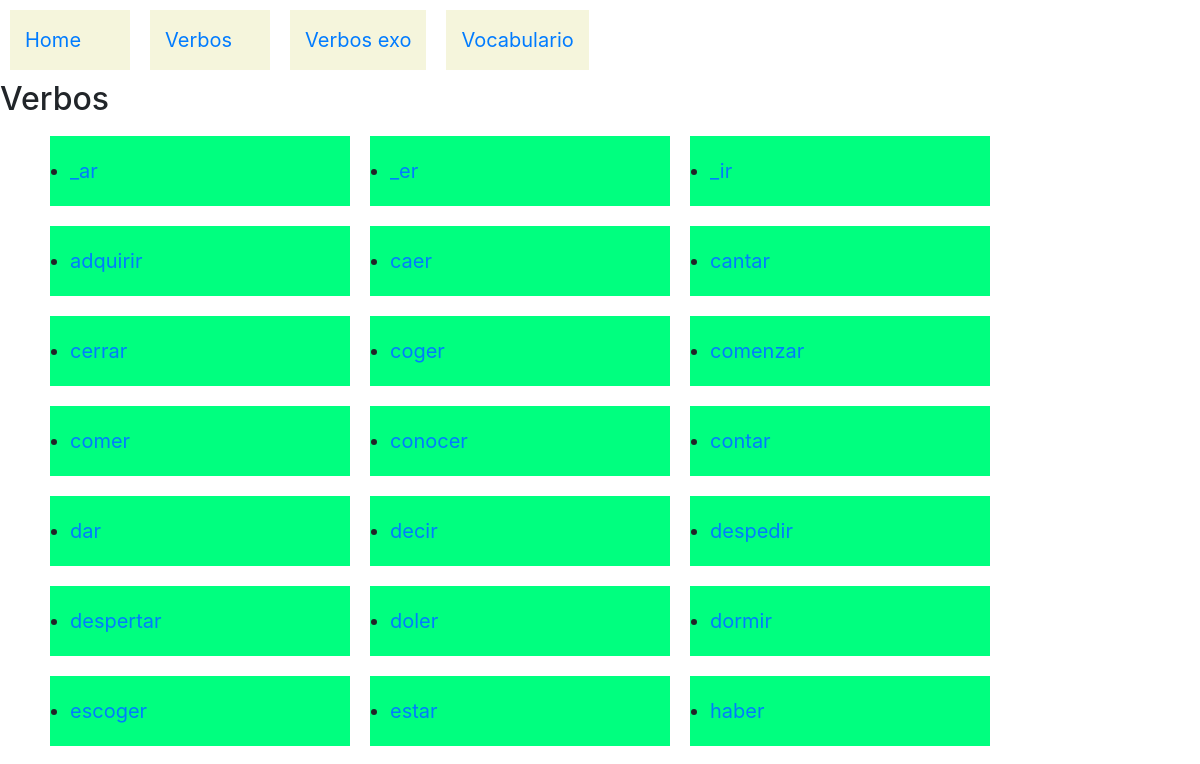
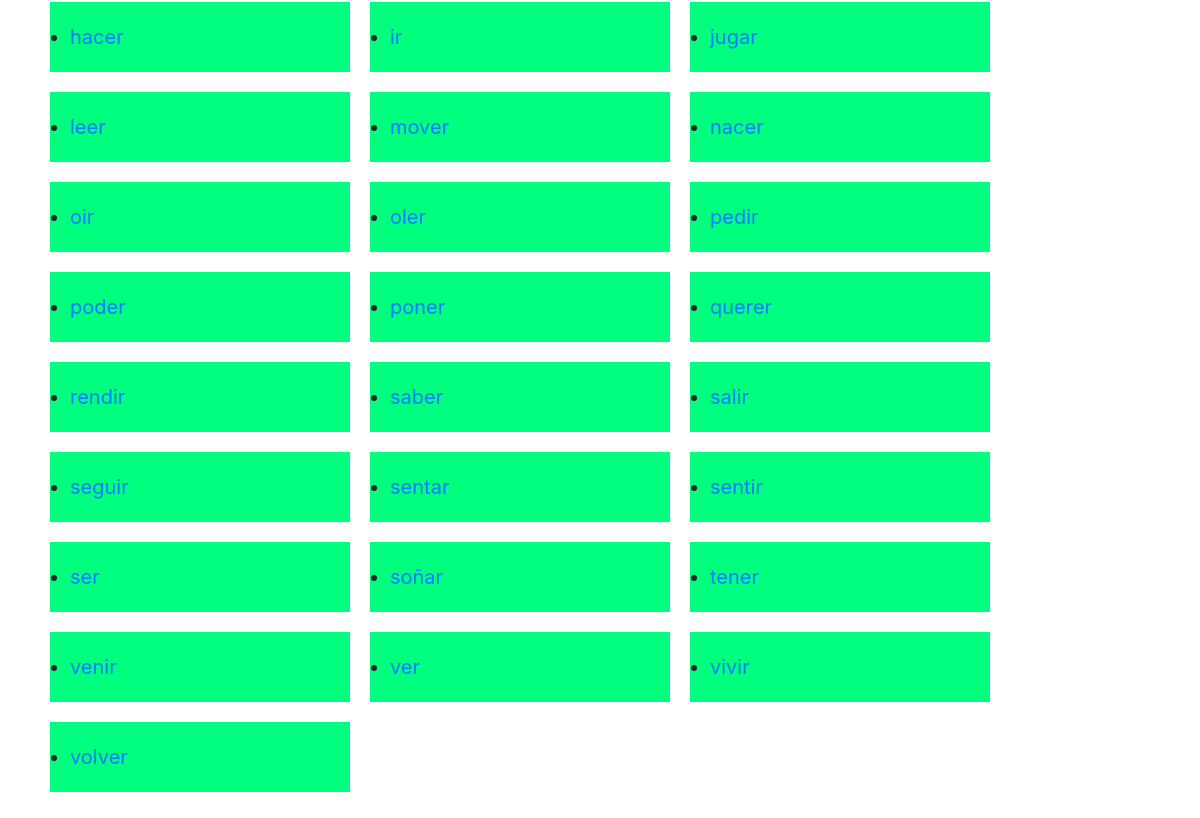
Page /verbos/verbos/ on the earlier database version (2 pictures, top to bottom).
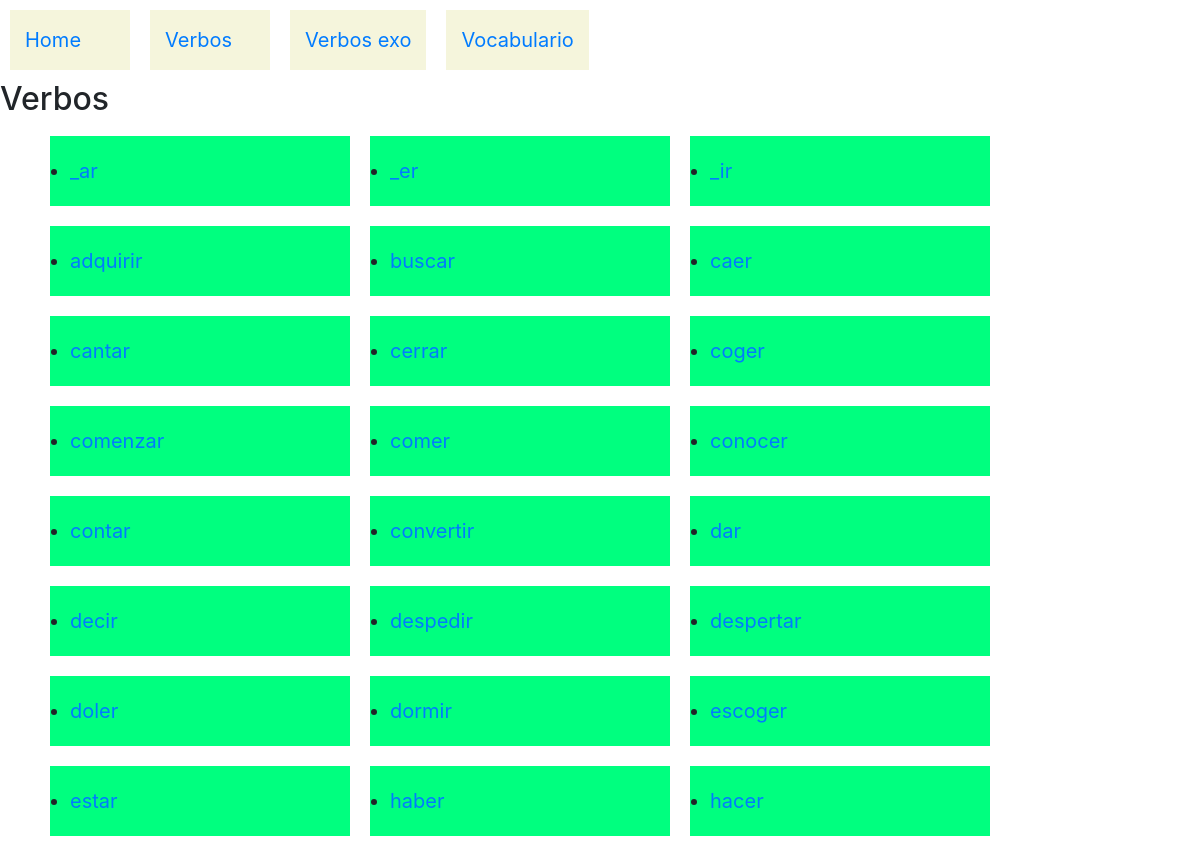
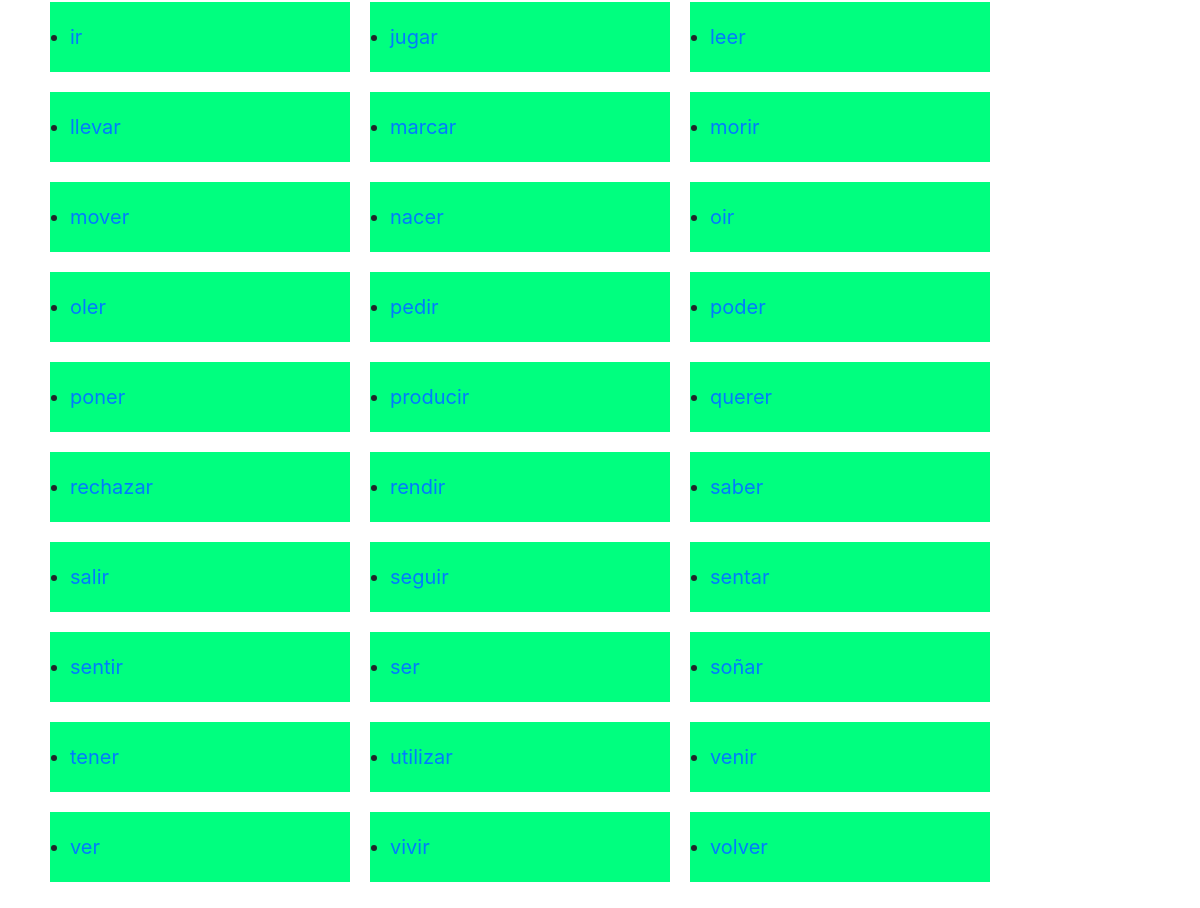
Same page on the later database version (2 pictures, top to bottom).
### verbos/models.py (models this page shows)
class Verbo(models.Model):
    verbo = models.CharField(max_length=32)
    tipo=models.ForeignKey(Verbotipo,on_delete=models.SET_NULL,related_name="tipo_v",null=True)
    def __str__(self):
        return self.verbo

### verbos/views.py (the view)
# urls.py: path('verbos/',include('verbos.urls'))
def verbos(request):
    verbos = Verbo.objects.all()
    tiempos = Tiempo.objects.all()
    pronombres = Pronombre.objects.all()
    context= {
            "verbos" : verbos,
            "tiempos" : tiempos ,
            "pronombres" : pronombres
            }
    return render(request,"verbos/verbos.html",context)

### verbos/templates/verbos/verbos.html
{% extends 'verbos/layout.html' %}
{% block body1 %}
<h2> Verbos </h2>
<div id = "container">
<ul>
	<div id="container">
	{% for verbo  in verbos %}
	<div>
	<li>
		<a href= "{% url 'verbo' verbo.id %}" >{{ verbo  }}</a>   </li>
	</div>
	{% endfor %}
</ul>
	</div>
{% endblock %}

Differences in the rows shown:
added Verbo: verbo "buscar"
added Verbo: verbo "convertir"
added Verbo: verbo "llevar"
added Verbo: verbo "marcar"
added Verbo: verbo "morir"
added Verbo: verbo "producir"
added Verbo: verbo "rechazar"
added Verbo: verbo "utilizar"
